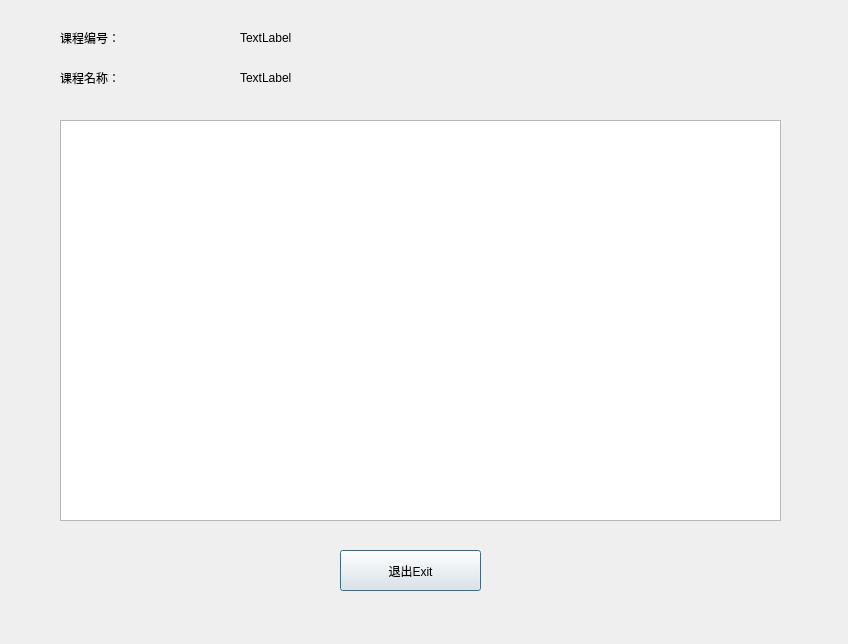
<?xml version="1.0" encoding="UTF-8"?>
<ui version="4.0">
 <class>DisplayClassStudentsDialog</class>
 <widget class="QDialog" name="DisplayClassStudentsDialog">
  <property name="geometry">
   <rect>
    <x>0</x>
    <y>0</y>
    <width>848</width>
    <height>644</height>
   </rect>
  </property>
  <property name="windowTitle">
   <string>Dialog</string>
  </property>
  <widget class="QLabel" name="label">
   <property name="geometry">
    <rect>
     <x>60</x>
     <y>30</y>
     <width>101</width>
     <height>16</height>
    </rect>
   </property>
   <property name="text">
    <string>课程编号：</string>
   </property>
  </widget>
  <widget class="QLabel" name="label_classID">
   <property name="geometry">
    <rect>
     <x>240</x>
     <y>30</y>
     <width>291</width>
     <height>16</height>
    </rect>
   </property>
   <property name="text">
    <string>TextLabel</string>
   </property>
  </widget>
  <widget class="QLabel" name="label_3">
   <property name="geometry">
    <rect>
     <x>60</x>
     <y>70</y>
     <width>111</width>
     <height>16</height>
    </rect>
   </property>
   <property name="text">
    <string>课程名称：</string>
   </property>
  </widget>
  <widget class="QLabel" name="label_className">
   <property name="geometry">
    <rect>
     <x>240</x>
     <y>70</y>
     <width>301</width>
     <height>16</height>
    </rect>
   </property>
   <property name="text">
    <string>TextLabel</string>
   </property>
  </widget>
  <widget class="QTableWidget" name="tableWidget">
   <property name="geometry">
    <rect>
     <x>60</x>
     <y>120</y>
     <width>721</width>
     <height>401</height>
    </rect>
   </property>
  </widget>
  <widget class="QPushButton" name="pushButton">
   <property name="geometry">
    <rect>
     <x>340</x>
     <y>550</y>
     <width>141</width>
     <height>41</height>
    </rect>
   </property>
   <property name="text">
    <string>退出Exit</string>
   </property>
  </widget>
 </widget>
 <resources/>
 <connections/>
</ui>
